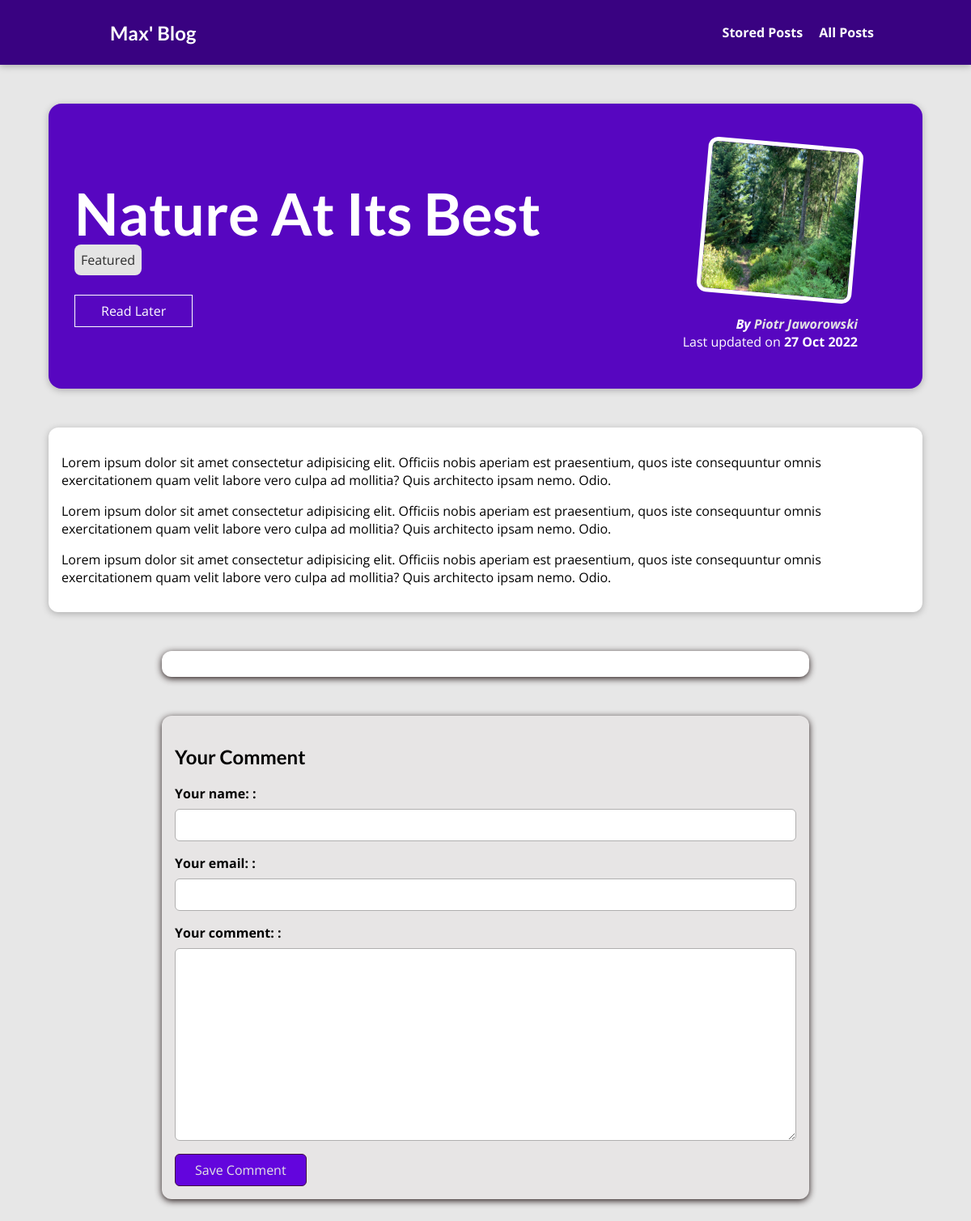
The page /posts/nature-at-its-best on the database its author committed.
### blog/models.py (models this page shows, shortened)
class Post(models.Model):
    title = models.CharField(max_length=150)
    excerpt = models.CharField(max_length=200)
    image = models.ImageField(upload_to='posts', null=True)
    date = models.DateField(auto_now=True)
    slug = models.SlugField(unique=True, db_index=True)
    content = models.TextField(validators=[MinLengthValidator(10)])
    author = models.ForeignKey(Author, on_delete=models.SET_NULL, null=True, related_name="posts")
    tags = models.ManyToManyField(Tag)

class Tag(models.Model):
    caption = models.CharField(max_length=20)

class Author(models.Model):
    first_name = models.CharField(max_length=100)
    last_name = models.CharField(max_length=200)
    email_address = models.EmailField()
    def __str__(self):
        return f"{self.first_name} {self.last_name}"

### blog/views.py (the view, shortened to what this page needs)
# urls.py: path("posts/<slug:slug>", views.SinglePostView.as_view(),
class SinglePostView(View):
    def is_saved_for_later(self, request, post_id):
        stored_posts = request.session.get('stored_posts')
        if stored_posts is not None:
            is_saved_for_later = post_id in stored_posts
        else:
            is_saved_for_later = False
        return is_saved_for_later
    def get(self, request, slug):
        post = Post.objects.get(slug=slug)
        context = {
            'post': post,
            'tags': post.tags.all(),
            'comment_form': CommentForm(),
            'comments': post.comments.all().order_by('-id'),
            'saved_for_later': self.is_saved_for_later(request, post.id)
        }
        return render(request, 'blog/post-detail.html', context)

### blog/forms.py
class CommentForm(forms.ModelForm):
    class Meta:
        model = Comment
        exclude = ['post']
        labels = {
            "user_name": "Your name: ",
            "user_email": "Your email: ",
            "text": "Your comment: "
        } #Można także dodać error message

### blog/templates/blog/post-detail.html (shortened to what this page needs)
{% extends "base.html" %}
{% load static %}
{% block css_files %}
<link rel="stylesheet" href="{% static "blog/post-detail.css" %}" />
{% endblock %}
{% block content %}
<section id="summary">
  <h2>{{ post.title }}</h2>
    <div>
        {% for tag in tags %}
            <span class="tag">{{ tag.caption }}</span>
        {% endfor %}
    </div>
  <div id="read-later">
      <form action="{% url 'read-later' %}" method="post">
          <button>
          {% if saved_for_later %}
              Remove from "Read later" list
          {% else %}
              Read Later
          {% endif %}
          </button>
      </form>
  </div>
  <article>
    <img src="{{post.image.url}}" alt="{{ post.title }}" />
    <address>By <a href="mailto:{{post.author.email_address}}">{{ post.author }}</a></address>
    <div>Last updated on <time>{{ post.date|date:"d M Y" }}</time></div>
  </article>
</section>
<main>
  {{ post.content|linebreaks }}
</main>
<section id="comments">
</section>
<section id="comment-form">
    <h2> Your Comment</h2>
    <form action="{% url 'post-detail-page' post.slug %}" method="post">
        {% for foo in comment_form %}
            <div class="form-control {% if foo.errors %}invalid{% endif %}">
                {{ foo.label_tag }}
                {{ foo }}
            </div>
        {% endfor %}
        <button>Save Comment</button>
    </form>
</section>
{% endblock %}

### static/app.css (style rules this page uses)
* { box-sizing: border-box; }
html { font-family: 'Open Sans', 'Lato', sans-serif; }
body { margin: 0; }
h1, h2, h3 { font-family: 'Lato', sans-serif; font-weight: bold; }

### blog/static/blog/post-detail.css (style rules this page uses)
body { background-color: #e7e7e7; }
#summary { margin: 8rem auto 3rem auto; padding: 2rem; width: 90%; max-width: 90rem; border-radius: 16px; background-color: #5706c0; position: relative; box-shadow: 0 2px 8px rgba(0, 0, 0, 0.25); height: 22rem; }
#summary h2 { color: white; font-size: 4.5rem; margin-bottom: 0.25rem; }
#summary article { position: absolute; top: 2rem; right: 3rem; padding: 1rem 2rem; border-radius: 12px; text-align: right; color: white; }
#summary article img { width: 12rem; height: 12rem; border-radius: 12px; transform: rotateZ(5deg); border: 5px solid white; margin-bottom: 1rem; }
#summary address { font-weight: bold; }
#summary time { font-weight: bold; }
#read-later { margin: 2rem 0; }
#read-later button { background-color: transparent; border: 1px solid white; padding: 0.5rem 2rem; font: inherit; color: white; }
#summary a { color: #e4e4e4; text-decoration: none; }
main { width: 90%; max-width: 90rem; margin: 3rem auto; background-color: white; padding: 1rem; border-radius: 12px; box-shadow: 0 2px 8px rgba(0, 0, 0, 0.25); }
.tag { background-color: #e4e4e4; color: #2e2e2e; padding: 0.5rem; border-radius: 8px; }
#comment-form { margin: 3rem auto; padding: 1rem; width: 50rem; max-width: 90%; border-radius: 12px; background-color: #e7e5e5; box-shadow: 0 2px 8px #211414; }
#comment-form button { font: inherit; background-color: #6305dd; color: #e4e4e4; border: 1px solid #410e41; padding: 0.5rem 1.5rem; border-radius: 6px; }
.form-control { margin-bottom: 1rem; }
.form-control label { font-weight: bold; margin-bottom: 0.5rem; display: block; }
.form-control input, .form-control textarea { display: block; width: 100%; font: inherit; padding: 0.5rem; border-radius: 6px; border: 1px solid #b0afaf; }
#comments { margin: 3rem auto; padding: 1rem 2rem; width: 50rem; max-width: 90%; border-radius: 12px; background-color: #ffffff; box-shadow: 0 2px 8px #211414; }

### rows shown on the page
Post: title "Nature At Its Best", image (picture), author "Piotr Jaworowski", date "27 Oct 2022", content "Lorem ipsum dolor sit amet consectetur adipisicing elit. Officiis nobis aperiam est praesentium, quos iste consequuntur omnis exercitationem quam velit labore vero culpa ad mollitia? Quis architecto ipsam nemo. Odio. Lorem ipsum dolor sit amet consectetur adipisicing elit. Officiis nobis aperiam est praesentium, quos iste consequuntur omnis exercitationem quam velit labore vero culpa ad mollitia? Quis architecto ipsam nemo. Odio. Lorem ipsum dolor sit amet consectetur adipisicing elit. Officiis nobis aperiam est praesentium, quos iste consequuntur omnis exercitationem quam velit labore vero culpa ad mollitia? Quis architecto ipsam nemo. Odio."
Tag: caption "Featured"

### other values the page prints
{{ foo.label_tag }} "Your name: :" "Your email: :" "Your comment: :"
